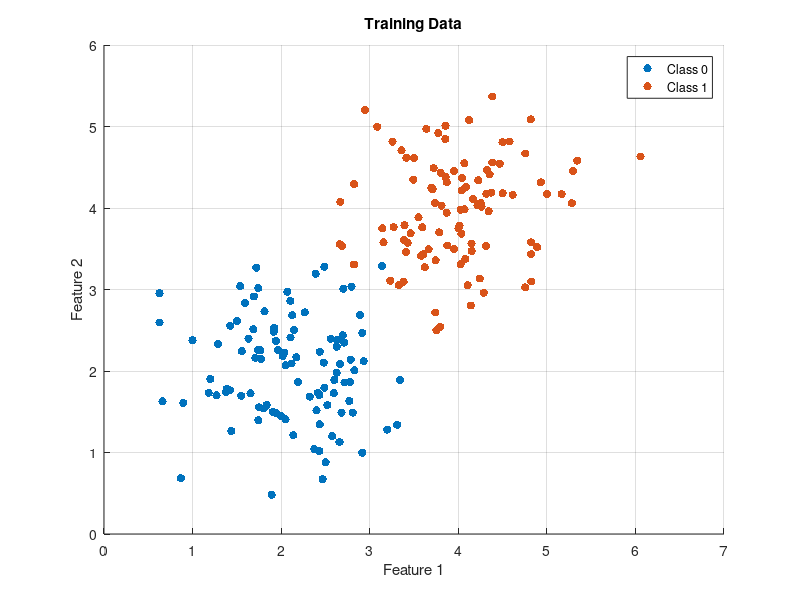
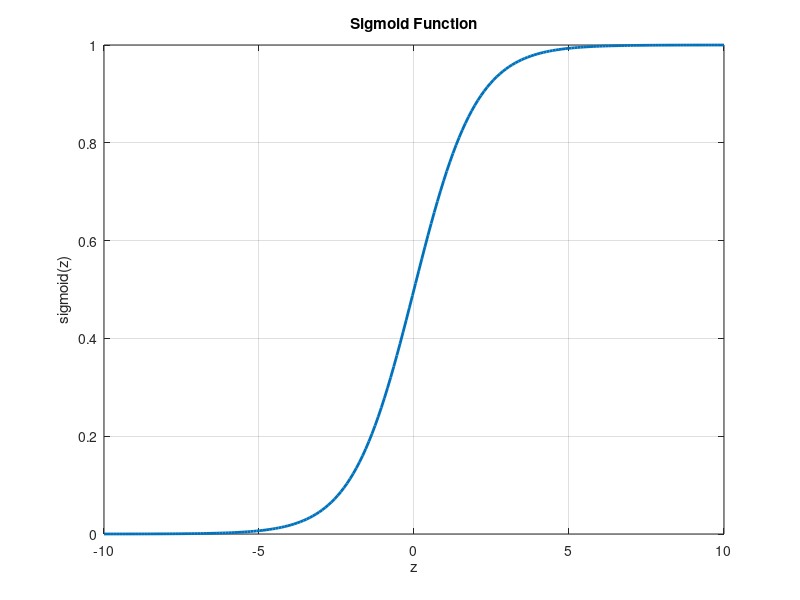
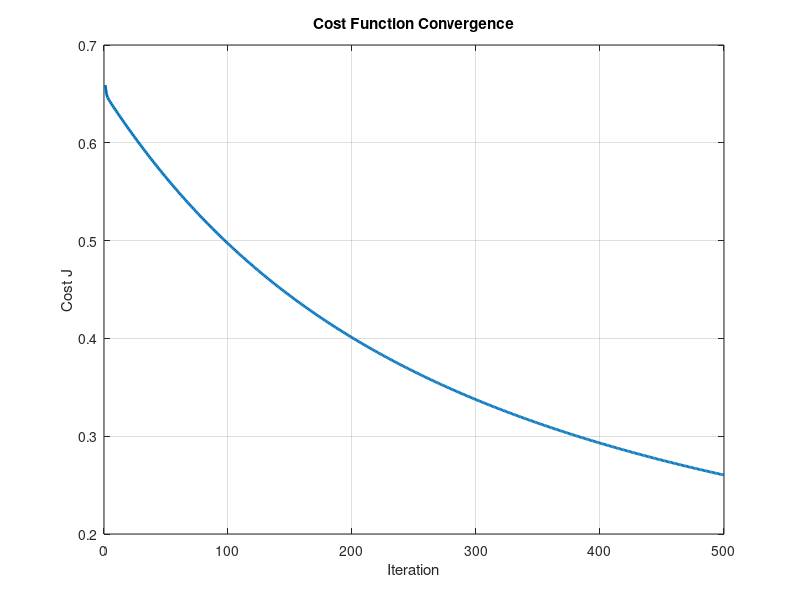
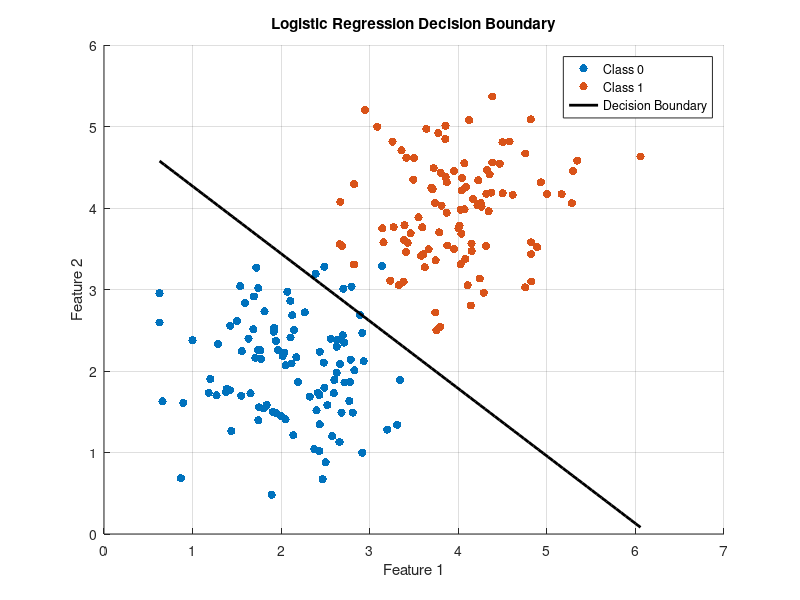

MATLAB code for these plots, in order:
%% LOGISTIC REGRESSION DEMO SCRIPT (Verbose)
clear; clc; close all;

%% ================= USER PARAMETERS =================
DATA_SOURCE = 'random';
DATA_FILE = 'data.mat';     % Only used if DATA_SOURCE = 'file'

X_manual = [1 2; 2 1; 2 3; 3 2; 4 3; 3 4];
y_manual = [0; 0; 0; 1; 1; 1];

N = 200;            
mu0 = [2 2];        
mu1 = [4 4];        
sigma = 0.6;        

alpha = 0.1;        
num_iters = 500;    
add_intercept = true;

%% ================= LOAD / GENERATE DATA =================
switch DATA_SOURCE
    case 'file'
        load(DATA_FILE); % expects X and y
        fprintf('Loaded data from file: %s\n', DATA_FILE);

    case 'manual'
        X = X_manual;
        y = y_manual;
        fprintf('Using manual data with %d samples.\n', length(y));

    case 'random'
        X0 = mvnrnd(mu0, sigma^2 * eye(2), N/2);
        X1 = mvnrnd(mu1, sigma^2 * eye(2), N/2);
        X = [X0; X1];
        y = [zeros(N/2,1); ones(N/2,1)];
        fprintf('Generated random data with %d samples.\n', N);
end

m = length(y);
fprintf('Number of features: %d\n', size(X,2));
fprintf('Number of samples: %d\n', m);

%% ================= DATA VISUALIZATION =================
figure; hold on;
scatter(X(y==0,1), X(y==0,2), 'ro','filled');
scatter(X(y==1,1), X(y==1,2), 'bo','filled');
xlabel('Feature 1'); ylabel('Feature 2');
legend('Class 0','Class 1');
title('Training Data');
grid on;

%% ================= ADD INTERCEPT =================
if add_intercept
    X = [ones(m,1) X];
    fprintf('Added intercept term to X.\n');
end

n = size(X,2);
theta = zeros(n,1);
fprintf('Initialized theta as zeros: [%s]\n', num2str(theta'));

%% ================= SIGMOID FUNCTION =================
sigmoid = @(z) 1 ./ (1 + exp(-z));

% Plot sigmoid
z = linspace(-10,10,200);
figure;
plot(z, sigmoid(z),'LineWidth',2);
xlabel('z'); ylabel('sigmoid(z)');
title('Sigmoid Function');
grid on;

%% ================= COST FUNCTION =================
costFunction = @(theta) ...
    (-1/m) * sum(y .* log(sigmoid(X*theta)) + ...
    (1-y) .* log(1 - sigmoid(X*theta)));

fprintf('Initial cost (theta=0): %.4f\n', costFunction(theta));

%% ================= GRADIENT DESCENT =================
J_history = zeros(num_iters,1);

fprintf('\nStarting gradient descent...\n');
for i = 1:num_iters
    h = sigmoid(X * theta);                  % Hypothesis
    gradient = (1/m) * (X' * (h - y));      % Gradient
    theta = theta - alpha * gradient;       % Update theta
    J_history(i) = costFunction(theta);     % Cost
    
    % Display intermediate updates every 50 iterations
    if mod(i,50)==0 || i==1
        fprintf('Iteration %d:\n', i);
        fprintf('   Cost J = %.4f\n', J_history(i));
        fprintf('   Theta = [%s]\n', num2str(theta'));
        fprintf('   Gradient = [%s]\n', num2str(gradient'));
    end
end
fprintf('Gradient descent finished.\nFinal theta: [%s]\n', num2str(theta'));

%% ================= COST VS ITERATIONS =================
figure;
plot(1:num_iters, J_history,'LineWidth',2);
xlabel('Iteration'); ylabel('Cost J');
title('Cost Function Convergence');
grid on;

%% ================= DECISION BOUNDARY =================
figure; hold on;
scatter(X(y==0,2), X(y==0,3), 'ro','filled');
scatter(X(y==1,2), X(y==1,3), 'bo','filled');

x_vals = linspace(min(X(:,2)), max(X(:,2)), 100);
y_vals = -(theta(1) + theta(2)*x_vals) / theta(3);
plot(x_vals, y_vals, 'k','LineWidth',2);

xlabel('Feature 1'); ylabel('Feature 2');
legend('Class 0','Class 1','Decision Boundary');
title('Logistic Regression Decision Boundary');
grid on;

%% ================= PROBABILITY CONTOUR =================
[x1Grid, x2Grid] = meshgrid(linspace(min(X(:,2)),max(X(:,2)),100), ...
                            linspace(min(X(:,3)),max(X(:,3)),100));
Xgrid = [ones(numel(x1Grid),1), x1Grid(:), x2Grid(:)];
probs = sigmoid(Xgrid * theta);
probs = reshape(probs, size(x1Grid));

figure;
contourf(x1Grid, x2Grid, probs, 20);
colorbar;
hold on;
scatter(X(:,2), X(:,3), 20, y,'filled');
title('Predicted Probability Contours');
xlabel('Feature 1'); ylabel('Feature 2');
grid on;

%% ================= PREDICTIONS =================
p = sigmoid(X * theta) >= 0.5;
fprintf('\nPredicted probabilities for first 5 samples:\n');
disp([sigmoid(X(1:5,:) * theta), y(1:5)]);

%% ================= CLASSIFICATION RESULTS =================
figure; hold on;
scatter(X(p==y,2), X(p==y,3), 'g','filled');
scatter(X(p~=y,2), X(p~=y,3), 'r','filled');
legend('Correct','Incorrect');
xlabel('Feature 1'); ylabel('Feature 2');
title('Classification Results');
grid on;

%% ================= CONFUSION MATRIX =================
confMat = confusionmat(y, double(p));
figure;
confusionchart(confMat, {'Class 0','Class 1'});
title('Confusion Matrix');
fprintf('Confusion Matrix:\n');
disp(confMat);

%% ================= ACCURACY =================
accuracy = mean(double(p == y)) * 100;
fprintf('Training Accuracy: %.2f%%\n', accuracy);
